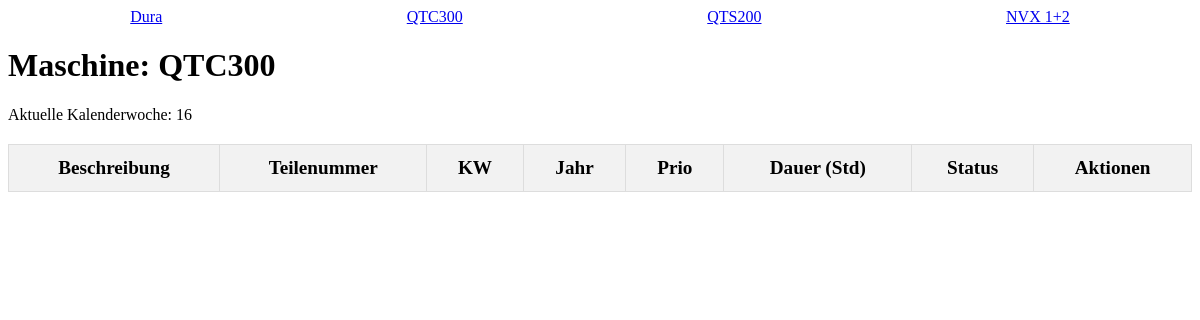
The page /maschine/2 on the database as committed earlier.
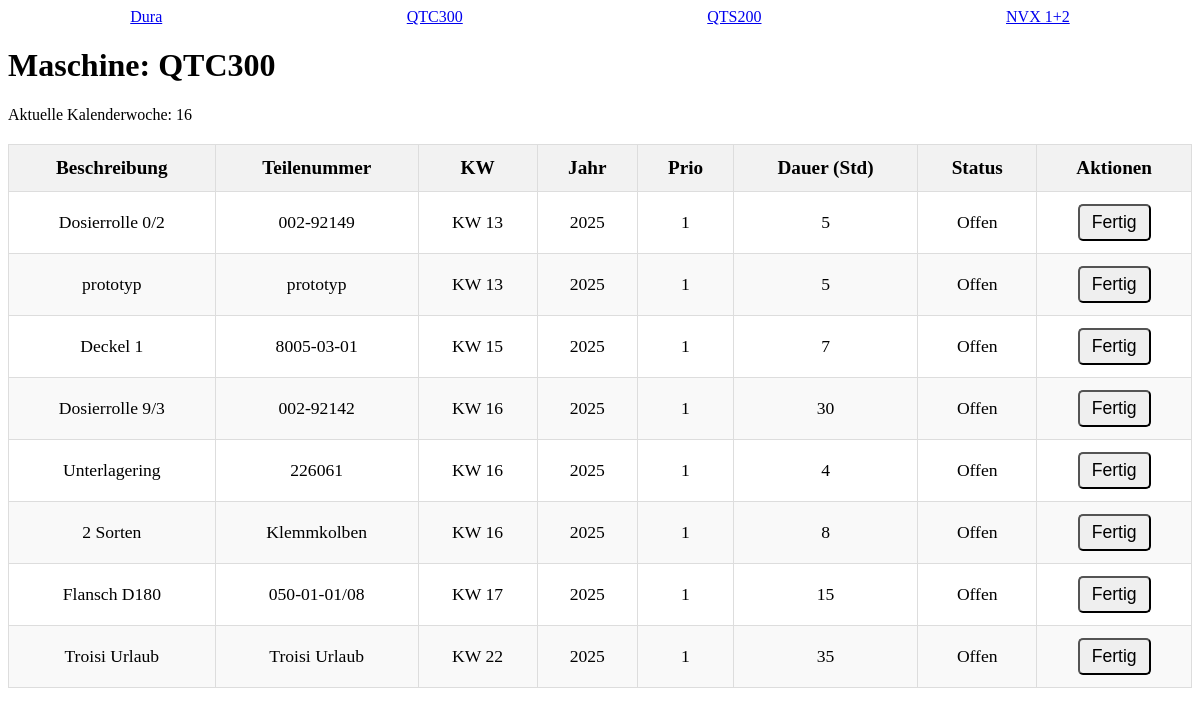
The same page on the database as committed later.
### app.py (models this page shows, shortened)
class Machine(db.Model):
    __tablename__ = 'machine'
    id = db.Column(db.Integer, primary_key=True)
    name = db.Column(db.String(255), nullable=False)

class Task(db.Model):
    __tablename__ = 'task'
    id = db.Column(db.Integer, primary_key=True)
    machine_id = db.Column(db.Integer, db.ForeignKey('machine.id'), nullable=False)
    part_number = db.Column(db.String(50))
    description = db.Column(db.String(200))
    duration_hours = db.Column(db.Integer)
    kw = db.Column(db.Integer)
    year = db.Column(db.Integer)  # Spalte für das Jahr
    prio = db.Column(db.Integer)  # Neue Spalte für Priorität
    status = db.Column(db.String(50))
    machine = db.relationship('Machine', backref=db.backref('tasks', lazy=True))

### app.py (the view, shortened to what this page needs)
@app.route('/maschine/<int:machine_id>', methods=['GET', 'POST'])
def maschine_view(machine_id):
    machine = Machine.query.get_or_404(machine_id)
    tasks = Task.query.filter(Task.machine_id == machine_id, Task.status != 'Fertig').order_by(Task.year, Task.kw, Task.prio).all()
    current_week = get_current_week()
    return render_template('maschine_view.html', machine=machine, tasks=tasks, current_week=current_week)

### app.py (called while the page is built)
def get_current_week():
    today = datetime.today()
    return today.isocalendar()[1]

### templates/maschine_view.html (shortened to what this page needs)
<!DOCTYPE html>
<html lang="de">
<head>
</head>
<body>
<div style="display: flex; justify-content: space-around; margin-bottom: 20px;">
    <a href="{{ url_for('maschine_view', machine_id=1) }}">Dura</a>
    <a href="{{ url_for('maschine_view', machine_id=2) }}">QTC300</a>
    <a href="{{ url_for('maschine_view', machine_id=3) }}">QTS200</a>
    <a href="{{ url_for('maschine_view', machine_id=4) }}">NVX 1+2</a>
</div>
<h1>Maschine: {{ machine.name }}</h1>
<p>Aktuelle Kalenderwoche: {{ current_week }}</p>
<table>
  <thead>
    <tr>
      <th>Beschreibung</th>
      <th>Teilenummer</th>
      <th>KW</th>
      <th>Jahr</th>
      <th>Prio</th>
      <th>Dauer (Std)</th>
      <th>Status</th>
      <th>Aktionen</th>
    </tr>
  </thead>
  <tbody>
    {% for task in tasks %}
      <tr>
        <td>{{ task.description }}</td>
        <td>{{ task.part_number }}</td>
        <td>KW {{ task.kw }}</td>
        <td>{{ task.year }}</td>
        <td>{{ task.prio }}</td>
        <td>{{ task.duration_hours }}</td>
        <td>{{ task.status }}</td>
        <td>
          {% if task.status != 'Fertig' %}
            <form method="POST" action="{{ url_for('maschine_view', machine_id=machine.id) }}">
              <button type="submit">Fertig</button>
            </form>
          {% endif %}
        </td>
      </tr>
    {% endfor %}
  </tbody>
</table>
</body>
</html>

### templates/maschine_view.html (style rules this page uses)
table { width: 100%; border-collapse: collapse; margin-top: 20px; }
th, td { padding: 12px 15px; text-align: center; border: 1px solid #ddd; font-size: 1.2em; }
th { background-color: #f2f2f2; font-weight: bold; }
tr:nth-child(even) { background-color: #f9f9f9; }
td { font-size: 1.1em; }
button { padding: 6px 12px; font-size: 1em; border-radius: 5px; cursor: pointer; }

Rows that differ between the two databases and show on the page:
added Task: description "Dosierrolle 0/2", part_number "002-92149", kw "13", year "2025", prio "1", duration_hours "5", status "Offen"
added Task: description "prototyp", part_number "prototyp", kw "13", year "2025", prio "1", duration_hours "5", status "Offen"
added Task: description "Deckel 1", part_number "8005-03-01", kw "15", year "2025", prio "1", duration_hours "7", status "Offen"
added Task: description "Dosierrolle 9/3", part_number "002-92142", kw "16", year "2025", prio "1", duration_hours "30", status "Offen"
added Task: description "Unterlagering", part_number "226061", kw "16", year "2025", prio "1", duration_hours "4", status "Offen"
added Task: description "2 Sorten", part_number "Klemmkolben", kw "16", year "2025", prio "1", duration_hours "8", status "Offen"
added Task: description "Flansch D180", part_number "050-01-01/08", kw "17", year "2025", prio "1", duration_hours "15", status "Offen"
added Task: description "Troisi Urlaub", part_number "Troisi Urlaub", kw "22", year "2025", prio "1", duration_hours "35", status "Offen"
